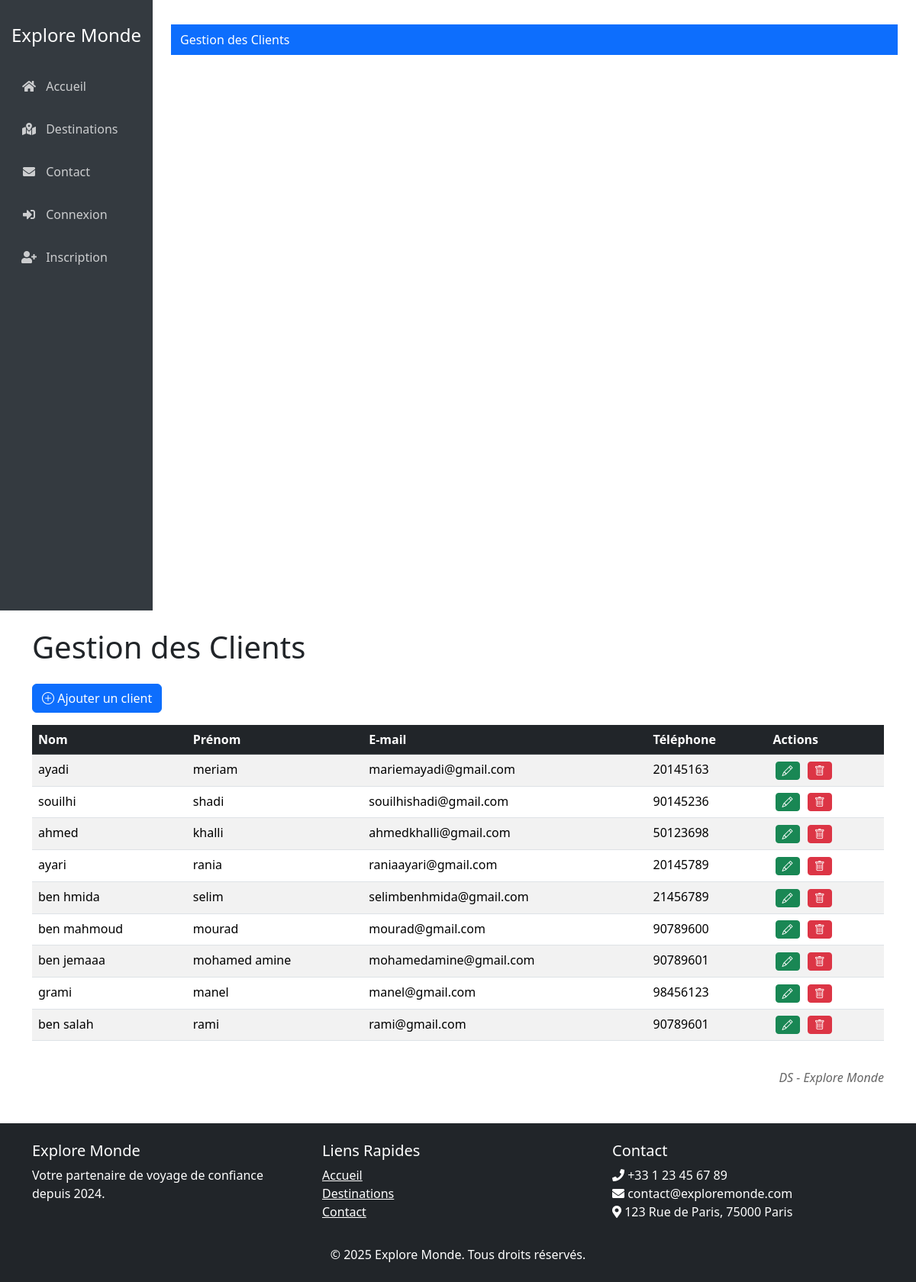
The app's page /views/admin/afficher.php (signed in) with its own data.
### tables this page shows
CREATE TABLE `client` (
    `id_client` INT PRIMARY KEY AUTO_INCREMENT,
    `nom` VARCHAR(255) NOT NULL,
    `prenom` VARCHAR(255) NOT NULL,
    `email` VARCHAR(255) UNIQUE NOT NULL,
    `numtel` VARCHAR(20) NOT NULL,
    `password` VARCHAR(255) NOT NULL,
    `role` ENUM('admin', 'client') DEFAULT 'client',
    `status` ENUM('actif', 'inactif') DEFAULT 'actif',
    `date_creation` TIMESTAMP DEFAULT CURRENT_TIMESTAMP
);

### views/admin/afficher.php (the view, shortened to what this page needs)
<html>
<head>
    <link href="https://cdn.jsdelivr.net/npm/bootstrap@5.3.5/dist/css/bootstrap.min.css" rel="stylesheet">
    <link rel="stylesheet" href="https://cdn.jsdelivr.net/npm/bootstrap-icons@1.8.0/font/bootstrap-icons.css">
</head>
<body>
    <?php
    $pageTitle = 'Gestion des Clients';
    include('../partials/header.php');
    include('../../config/connexion.php');
    $query = $conn->query('SELECT id_client, nom, prenom, email, numtel FROM client');
    if($query) {
        $clients = $query->fetchAll(PDO::FETCH_ASSOC);
    } else {
        echo '<div class="alert alert-danger">Aucune donnée trouvée</div>';
    }
    ?>
    <div class="container mt-4">
        <h1 class="mb-4">Gestion des Clients</h1>
        <button type="button" class="btn btn-primary mb-3" data-bs-toggle="modal" data-bs-target="#addClientModal">
            <i class="bi bi-plus-circle"></i> Ajouter un client
        </button>
        <?php if(!empty($clients)): ?>
        <div class="table-responsive">
            <table class="table table-striped table-hover">
                <thead class="table-dark">
                    <tr>
                        <th>Nom</th>
                        <th>Prénom</th>
                        <th>E-mail</th>
                        <th>Téléphone</th>
                        <th>Actions</th>
                    </tr>
                </thead>
                <tbody>
                    <?php foreach($clients as $client): ?>
                    <tr>
                        <td><?= htmlspecialchars($client['nom']) ?></td>
                        <td><?= htmlspecialchars($client['prenom']) ?></td>
                        <td><?= htmlspecialchars($client['email']) ?></td>
                        <td><?= htmlspecialchars($client['numtel']) ?></td>
                        <td>
                            <button type="button" class="btn btn-success btn-sm action-btn edit-client"
                                    data-bs-toggle="modal"
                                    data-bs-target="#editClientModal"
                                    data-id="<?= $client['id_client'] ?>"
                                    data-nom="<?= htmlspecialchars($client['nom']) ?>"
                                    data-prenom="<?= htmlspecialchars($client['prenom']) ?>"
                                    data-email="<?= htmlspecialchars($client['email']) ?>"
                                    data-numtel="<?= htmlspecialchars($client['numtel']) ?>"
                                    title="Modifier">
                                <i class="bi bi-pencil"></i>
                            </button>
                            <a href="delete_form.php?id=<?= $client['id_client'] ?>"
                               class="btn btn-danger btn-sm action-btn"
                               title="Supprimer"
                               onclick="return confirm('Êtes-vous sûr de vouloir supprimer ce client ?')">
                                <i class="bi bi-trash"></i>
                            </a>
                        </td>
                    </tr>
                    <?php endforeach; ?>
                </tbody>
            </table>
        </div>
        <?php else: ?>
            <div class="alert alert-info">Aucun client trouvé dans la base de données</div>
        <?php endif; ?>
    </div>
    <div class="footer container">
        DS - Explore Monde
    </div>
    <?php
    include('../partials/footer.php');
    ?>
</body>
</html>

### views/partials/header.php (shortened to what this page needs)
<!DOCTYPE html>
<html lang="fr">
<head>
    <link href="https://cdn.jsdelivr.net/npm/bootstrap@5.3.5/dist/css/bootstrap.min.css" rel="stylesheet">
    <link rel="stylesheet" href="https://cdnjs.cloudflare.com/ajax/libs/font-awesome/5.15.4/css/all.min.css">
</head>
<body>
    <div class="container-fluid">
        <div class="row">
            <div class="col-md-3 col-lg-2 d-md-block sidebar collapse">
                <div class="position-sticky pt-3">
                    <div class="text-center mb-4">
                        <h4 class="text-white">Explore Monde</h4>
                    </div>
                    <ul class="nav flex-column">
                        <li class="nav-item">
                            <a class="nav-link" href="/EXPLORE%20MONDE/index.php">
                                <i class="fas fa-home"></i> Accueil
                            </a>
                        </li>
                        <li class="nav-item">
                            <a class="nav-link" href="/EXPLORE%20MONDE/views/destinations.php">
                                <i class="fas fa-map-marked-alt"></i> Destinations
                            </a>
                        </li>
                        <li class="nav-item">
                            <a class="nav-link" href="/EXPLORE%20MONDE/views/contact.php">
                                <i class="fas fa-envelope"></i> Contact
                            </a>
                        </li>
                        <?php if(isset($_SESSION['user_id'])): ?>
                            <li class="nav-item">
                                <a class="nav-link" href="/EXPLORE%20MONDE/controllers/logout.php">
                                    <i class="fas fa-sign-out-alt"></i> Déconnexion
                                </a>
                            </li>
                        <?php else: ?>
                            <li class="nav-item">
                                <a class="nav-link" href="/EXPLORE%20MONDE/views/connexion.php">
                                    <i class="fas fa-sign-in-alt"></i> Connexion
                                </a>
                            </li>
                            <li class="nav-item">
                                <a class="nav-link" href="/EXPLORE%20MONDE/views/inscription.php">
                                    <i class="fas fa-user-plus"></i> Inscription
                                </a>
                            </li>
                        <?php endif; ?>
                    </ul>
                </div>
            </div>
            <main class="col-md-9 ms-sm-auto col-lg-10 px-md-4 main-content">
                <nav class="navbar navbar-expand-lg navbar-dark bg-primary mb-4">
                    <div class="container-fluid">
                        <div class="collapse navbar-collapse" id="navbarNav">
                            <ul class="navbar-nav">
                                <li class="nav-item">
                                    <span class="navbar-text text-white">
                                        <?= isset($pageTitle) ? $pageTitle : 'Tableau de bord' ?>
                                    </span>
                                </li>
                            </ul>
                        </div>
                    </div>
                </nav>
            </main>
        </div>
    </div>
</body>
</html>

### views/partials/footer.php (shortened to what this page needs)
    <footer class="bg-dark text-white py-4 mt-5">
        <div class="container">
            <div class="row">
                <div class="col-md-4">
                    <h5>Explore Monde</h5>
                    <p>Votre partenaire de voyage de confiance depuis 2024.</p>
                </div>
                <div class="col-md-4">
                    <h5>Liens Rapides</h5>
                    <ul class="list-unstyled">
                        <li><a href="/EXPLORE%20MONDE/index.php" class="text-white">Accueil</a></li>
                        <li><a href="/EXPLORE%20MONDE/views/destinations.php" class="text-white">Destinations</a></li>
                        <li><a href="/EXPLORE%20MONDE/views/contact.php" class="text-white">Contact</a></li>
                    </ul>
                </div>
                <div class="col-md-4">
                    <h5>Contact</h5>
                    <ul class="list-unstyled">
                        <li><i class="fas fa-phone"></i> +33 1 23 45 67 89</li>
                        <li><i class="fas fa-envelope"></i> contact@exploremonde.com</li>
                        <li><i class="fas fa-map-marker-alt"></i> 123 Rue de Paris, 75000 Paris</li>
                    </ul>
                </div>
            </div>
            <div class="row mt-3">
                <div class="col-12 text-center">
                    <p class="mb-0">&copy; <?= date('Y') ?> Explore Monde. Tous droits réservés.</p>
                </div>
            </div>
        </div>
    </footer>
</body>
</html>

### views/admin/afficher.php (style rules this page uses)
.action-btn { margin: 0 3px; padding: 5px 10px; }
.footer { text-align: right; margin-top: 20px; font-style: italic; color: #666; }

### views/partials/header.php (style rules this page uses)
.nav-link { color: rgba(255,255,255,.85); }
.sidebar { min-height: 100vh; background: #343a40; color: #fff; padding-top: 1rem; }
.sidebar .nav-link { color: rgba(255,255,255,.75); padding: 0.75rem 1rem; margin: 0.25rem 0; border-radius: 0.25rem; }
.sidebar .nav-link i { margin-right: 0.5rem; width: 1.25rem; text-align: center; }
.main-content { padding: 2rem; }

### records on screen
client: nom "ayadi", prenom "meriam", email "mariemayadi@gmail.com", numtel "20145163"
client: nom "souilhi", prenom "shadi", email "souilhishadi@gmail.com", numtel "90145236"
client: nom "ahmed", prenom "khalli", email "ahmedkhalli@gmail.com", numtel "50123698"
client: nom "ayari", prenom "rania", email "raniaayari@gmail.com", numtel "20145789"
client: nom "ben hmida", prenom "selim", email "selimbenhmida@gmail.com", numtel "21456789"
client: nom "ben mahmoud", prenom "mourad", email "mourad@gmail.com", numtel "90789600"
client: nom "ben jemaaa", prenom "mohamed amine", email "mohamedamine@gmail.com", numtel "90789601"
client: nom "grami", prenom "manel", email "manel@gmail.com", numtel "98456123"
client: nom "ben salah", prenom "rami", email "rami@gmail.com", numtel "90789601"

### other values on screen
$pageTitle "Gestion des Clients"
